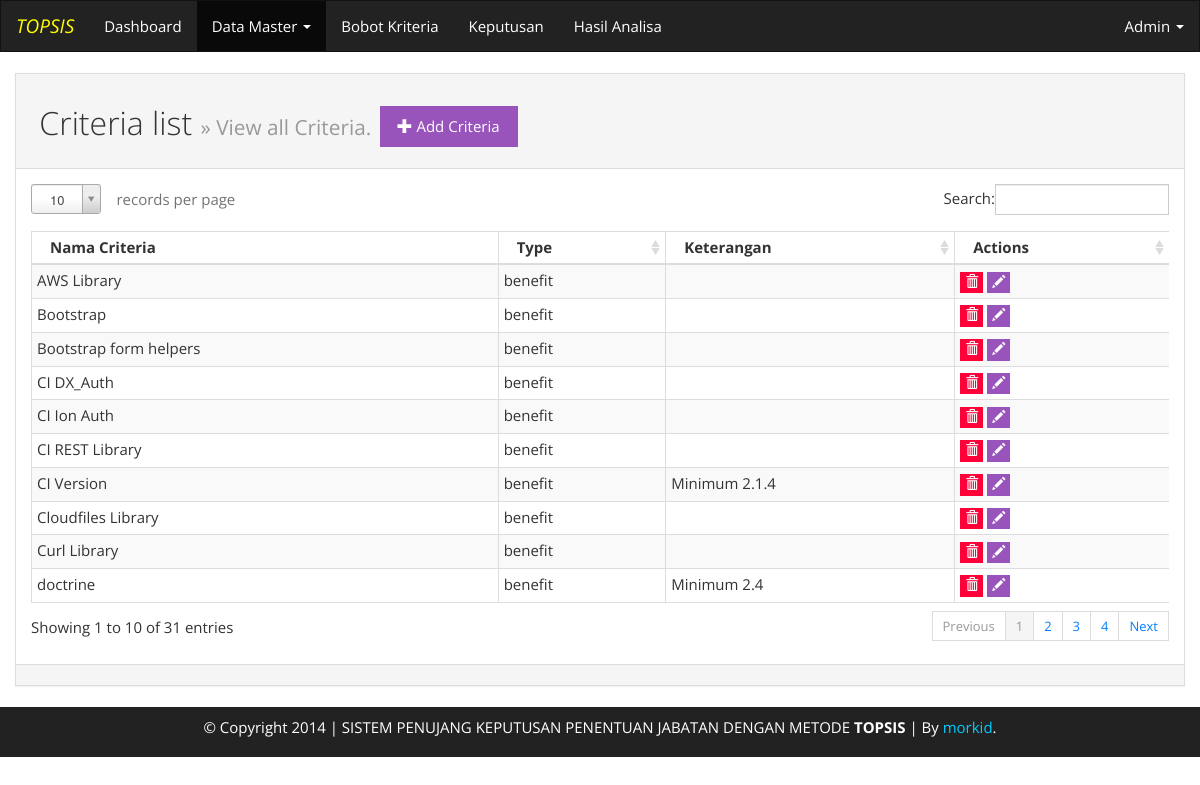
Screenshot of /?page=master_criteria (signed in) with the database file from the repository.
### tables this page shows
CREATE TABLE `s_criteria` (
  `criteria_id` int(20) NOT NULL AUTO_INCREMENT,
  `criteria_name` varchar(100) DEFAULT NULL,
  `criteria_description` text,
  `criteria_type` enum('benefit','cost') DEFAULT 'benefit',
  `criteria_weight` float DEFAULT '0',
  `problem_id` int(20) DEFAULT NULL,
  PRIMARY KEY (`criteria_id`)
);

### index.php (called while the page is built, shortened)
<?php
require BASEPATH . 'includes/templates/template_master.php';

### includes/engine/session.php (called while the page is built, shortened)
<?php
class session_user extends query
{
	var $data = FALSE;
	static function using()
	{
		return new self;
	}
	function getSession()
	{
		if(isset($_COOKIE['data']) && $_COOKIE['data'] != '')
		{
			$this->data = json_decode(base64_decode($_COOKIE['data']));
		}
		if($this->data)return TRUE;
		return FALSE;
	}
}

### includes/engine/query.php (called while the page is built, shortened)
<?php
class query
{
	function r($query)
	{
		$Q = mysql_query($query)or die($query.mysql_error());
		$fields = array();
		while($o = mysql_fetch_object($Q))
		{
			$fields[] = $o;
		}
		return $fields;
	}
}
$db = new query();

### includes/engine/get_criteria.php (the view)
<?php
$criteria = $db->r("SELECT * FROM s_criteria WHERE problem_id = ".APP_ID);
$data = array();
foreach($criteria as $o)
{
	$data[] =
	'<tr>
		<td>'.$o->criteria_name.'</td>
		<td>'.$o->criteria_type.'</td>
		<td>'.$o->criteria_description.'</td>
		<td>
			<a href="#modal" data-toggle="modal" class="btn btn-xs btn-danger" data-url="?page=drop_criteria&ajax=1&criteria_id='.$o->criteria_id.'" data-button="true" data-title="Delete this criteria ?" title="Delete"><span class="glyphicon glyphicon-trash"></span></a>
			<a href="?page=master_criteria_update&criteria_id='.$o->criteria_id.'" class="btn btn-xs btn-info" title="Edit"><span class="glyphicon glyphicon-pencil"></span></a>
		</td>
	</tr>';
}
if($data)echo '<tbody>'.implode("\n",$data).'</tbody>';

### includes/templates/template_master.php (shortened to what this page needs)
<!DOCTYPE HTML>
<html>
<head>
	<link rel="stylesheet" href="./assets/css/cosmo/bootstrap.min.css" />
	<link rel="stylesheet" href="./assets/css/jquery-ui-1.10.4.custom.css" />
	<link rel="stylesheet" href="./assets/plugins/dt_bootstrap/css/dataTables.bootstrap.css" />
	<link rel="stylesheet" href="./assets/plugins/select2.3/select2-bootstrap3.css" />
	<link rel="stylesheet" href="./assets/plugins/select2.3/select2.css" />
	<link rel="stylesheet" href="./assets/css/style.css" />
</head>
<body>
	<?php include BASEPATH . 'includes/templates/template_navbar.php';?>
	<div class="container-fluid">
		<?php require_once BASEPATH . 'includes/pages/page_' . PAGE_ACTIVE . '.php';?>
	</div>
	<?php require_once BASEPATH . 'includes/templates/template_footer.php';?>
</body>
</html>

### includes/templates/template_navbar.php (shortened to what this page needs)
<?php
$sess = session_user::using();
?><nav class="navbar navbar-default" role="navigation">
			<div class="navbar-header">
				<a class="navbar-brand" href="./" style="color:#FFFF00;"><em>TOPSIS</em></a>
			</div>
			<?php if(PAGE_ACTIVE != 'login'):?>
			<?php if($sess->data->user_id == 777):?>
			<div class="collapse navbar-collapse navbar-ex1-collapse">
				<ul class="nav navbar-nav">
					<li class="active"><a href="?page=">New Messages</a></li>
					<li><a href="?page=login">Logout</a></li>
				</ul>
			</div>
			<?php else:?>
			<div class="collapse navbar-collapse navbar-ex1-collapse">
				<ul class="nav navbar-nav">
				  <li class="<?php echo (PAGE_ACTIVE == 'dashboard')?'active':'';?>"><a href="./">Dashboard</a></li>
				  <li class="dropdown <?php echo (in_array(PAGE_ACTIVE,array(
				  		'master_criteria',
				  		'master_criteria_add',
				  		'master_criteria_update',
				  		'master_alternative',
				  		'master_alternative_add',
				  		'master_alternative_update',
				  		'users',
				  		'user_add',
				  		'user_update'
				  		)))?'active':'';?>">
				    <a href="#" class="dropdown-toggle" data-toggle="dropdown">Data Master <b class="caret"></b></a>
				  </li>
				  <li class="<?php echo (PAGE_ACTIVE == 'bobot_criteria')?'active':'';?>">
				    <a href="?page=bobot_criteria">Bobot Kriteria</a>
				  </li>
				  <li class="<?php echo (PAGE_ACTIVE == 'keputusan')?'active':'';?>">
				    <a href="?page=keputusan">Keputusan</a>
				  </li>
				  <li class="<?php echo (PAGE_ACTIVE == 'hasil_analisa')?'active':'';?>">
				    <a href="?page=hasil_analisa">Hasil Analisa</a>
				  </li>
				</ul>
				<ul class="nav navbar-nav navbar-right">
				  <li class="dropdown <?php echo (in_array(PAGE_ACTIVE,array('admin_settings','admin_account')))?'active':'';?>">
				    <a href="#" class="dropdown-toggle" data-toggle="dropdown">Admin <b class="caret"></b></a>
				  </li>
				</ul>
			<?php endif;?>
			<?php endif;?>
	</div>
</nav>

### includes/pages/page_master_criteria.php
<div class="panel panel-default">
	<div class="panel-heading">
		<h2>
			<span class="glyphicon glyphicon-criteria"></span> Criteria list <small>&raquo; View all Criteria.</small>
			<a href="?page=master_criteria_add" class="btn btn-info"><span class="glyphicon glyphicon-plus"></span> Add Criteria</a>
		</h2>
	</div>
	<div class="panel-body">
		<div class="table-responsive">
			<table class="table table-condensed table-hover table-striped table-bordered">
				<thead>
					<tr>
						<th>Nama Criteria</th>
						<th>Type</th>
						<th>Keterangan</th>
						<th>Actions</th>
					</tr>
				</thead>
				<?php require_once BASEPATH . 'includes/engine/get_criteria.php';?>
			</table>
		</div>
	</div>
	<div class="panel-footer"></div>
</div>

### includes/templates/template_footer.php
<div id="footer">
    <div class="row">
    	<div class="col-md-12" id="footer-container">
	      <p class="text-muted credit">&copy; Copyright 2014 | SISTEM PENUJANG KEPUTUSAN <?php if(defined('APP_NAME'))echo strtoupper(APP_NAME);?> DENGAN METODE <strong>TOPSIS</strong> | By <a href="https://github.com/morkid/">morkid</a>.</p>
      </div>
    </div>
</div>

### assets/css/style.css (style rules this page uses)
body { max-width:100%; overflow-x:hidden; }
#footer { background-color: #222222; }
#footer > .row > #footer-container { padding-left: 15px; padding-right: 15px; }
#footer > .row > #footer-container p { line-height:40px; color:#ffffff; text-align:center; }
#footer > .row > #footer-container p a { color:#0cf; }
.table-responsive { overflow-x: auto; }
.table-responsive th , .table-responsive td { white-space: nowrap; }

### rows the page displays
s_criteria: criteria_name "CI Version", criteria_type "benefit", criteria_description "Minimum 2.1.4"
s_criteria: criteria_name "doctrine", criteria_type "benefit", criteria_description "Minimum 2.4"
s_criteria: criteria_name "CI Ion Auth", criteria_type "benefit"
s_criteria: criteria_name "CI DX_Auth", criteria_type "benefit"
s_criteria: criteria_name "CI REST Library", criteria_type "benefit"
s_criteria: criteria_name "Curl Library", criteria_type "benefit"
s_criteria: criteria_name "AWS Library", criteria_type "benefit"
s_criteria: criteria_name "Cloudfiles Library", criteria_type "benefit"
s_criteria: criteria_name "Bootstrap", criteria_type "benefit"
s_criteria: criteria_name "Bootstrap form helpers", criteria_type "benefit"

### other values shown
APP_NAME "PENENTUAN JABATAN"
